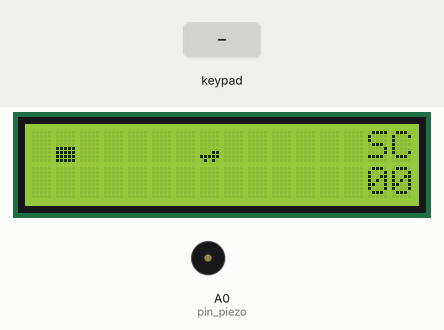
This sketch was run on a simulated Arduino Uno, built with avr-gcc and run on an emulated ATmega328P. On the bench: 16×2 character LCD, buzzer (waves = sounding). The inputs (shaded band) are chosen by the test bench. Random numbers use the default seed unless the sketch sets one; what the sketch prints to the serial monitor is not drawn.

Above: at 1.5 s.
1.6 s: key '8' pressed
At 2.0 s:
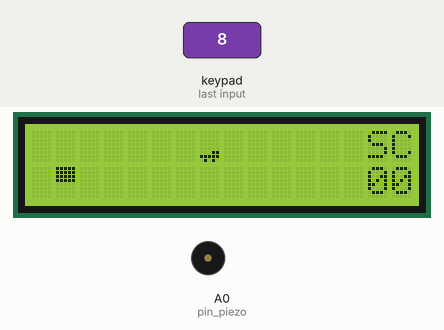
4.2 s: key '0' pressed
At 5.8 s:
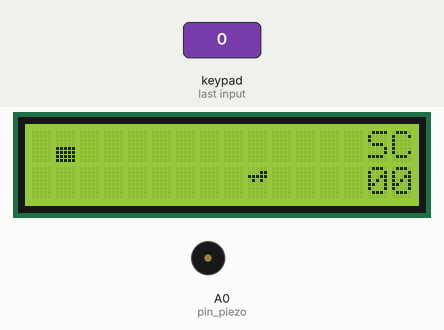
6.8 s: keypad keys 8 7 6 5 # pressed 0.4 s apart
At 8.8 s:
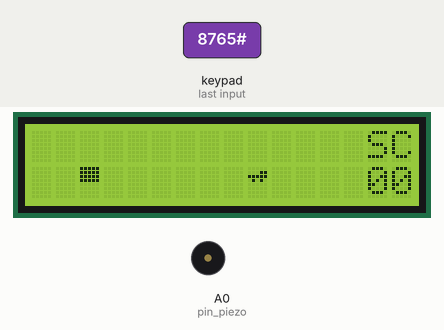
10.3 s: keypad keys 8 7 6 5 * pressed 0.4 s apart
At 12.3 s:
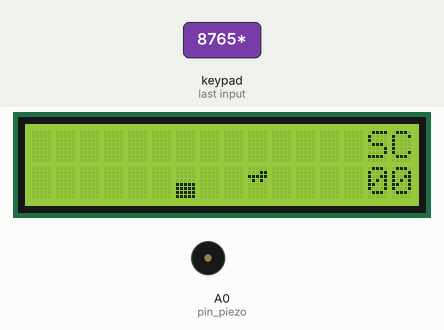
13.8 s: key '2' pressed
At 14.2 s:
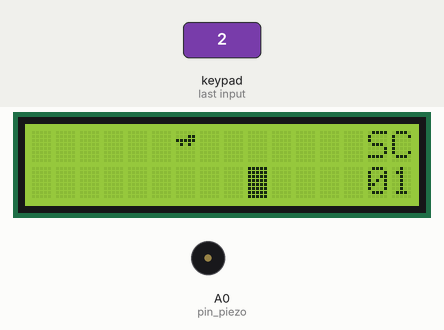
Timing chart, 0 to 17.4 s (numbered marks = the images above; inputs shaded):
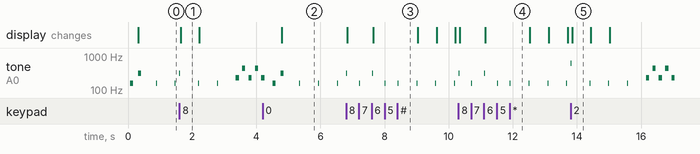

Measured:
- after the input at 1.6 s, the display: changes at once (image 1)
- after the input at 4.2 s, the display: changes after 0.59 s (image 2)
- after the input at 6.8 s, the display: first changes at once (image 3 shows a later state)
- by itself, tone on A0 (pin_piezo): plays 622 Hz for 0.03 s, 156 Hz for 0.03 s, 156 Hz for 0.03 s, 156 Hz for 0.03 s, 233 Hz for 0.10 s, 440 Hz for 0.10 s … (9 notes in this stretch)
- what the display in image 1 shows lasts 0.6 s, from 1.6 s to 2.2 s

The sketch:

Snake.ino
```cpp
#include <LiquidCrystal.h>
#include <Keypad.h>

//upper snake in 8x5
byte up[] = {
  B11111,
  B11111,
  B11111,
  B11111,
  B00000,
  B00000,
  B00000,
  B00000
};

//lower snake in 8x5
byte down[] = {
  B00000,
  B00000,
  B00000,
  B00000,
  B11111,
  B11111,
  B11111,
  B11111
};

//full snake in 8x5
byte full[] = {
  B11111,
  B11111,
  B11111,
  B11111,
  B11111,
  B11111,
  B11111,
  B11111
};

//upper food in 8x5
byte food_up[] = {
  B00000,
  B00011,
  B11111,
  B01010,
  B00000,
  B00000,
  B00000,
  B00000
};

//lower food in 8x5
byte food_down[] = {
  B00000,
  B00000,
  B00000,
  B00000,
  B00000,
  B00011,
  B11111,
  B01010
};

//snake above food in 8x5
byte snake_up_food_down[] = {
  B11111,
  B11111,
  B11111,
  B11111,
  B00000,
  B00011,
  B11111,
  B01010
};

//snake below food in 8x5
byte snake_down_food_up[] = {
  B00000,
  B00011,
  B11111,
  B01010,
  B11111,
  B11111,
  B11111,
  B11111
};

//keypad init
const int ROW_NUM = 4; //four rows
const int COLUMN_NUM = 3; //three columns (ignoring the 4th)
char keys[ROW_NUM][COLUMN_NUM] = {
  {'1','2','3'},
  {'4','5','6'},
  {'7','8','9'},
  {'*','0','#'}
};
byte pin_rows[ROW_NUM] = {8, 7, 6, 5};
byte pin_column[COLUMN_NUM] = {4, 3, 2};
Keypad keypad = Keypad(makeKeymap(keys), pin_rows, pin_column, ROW_NUM, COLUMN_NUM);

//LCD init
LiquidCrystal lcd(A4, A5, 9, 10, 11, A3);

//pins
const int pin_piezo = A0;

//game matrix (score excluded)
const int X = 14;
const int Y = 4;
int matrix[X][Y] = {{0}};

//max snake length (and win condition)
const int MAX_LENGTH = 42;
//snake position
int snakeX[MAX_LENGTH] = {0};
int snakeY[MAX_LENGTH] = {0};
int moveX = 0; //X movement in this moment
int moveY = 0; //Y movement in this moment

//state variables
char key;
int counter = 0;
int score = 0;
bool failure = false;

//displaying the game matrix
//empty	== 0
//snake	== 1
//food	== 2
void display(){
  for(int j=0; j<Y; j+=2){
    for(int i=0; i<X; i++){
      if(j == 0){
      	lcd.setCursor(i,0);
      }
      else{
        lcd.setCursor(i,1);
      }
      if(matrix[i][j] == 0 && matrix[i][j+1] == 0){
        lcd.print(' ');
      }
      else if(matrix[i][j] == 1 && matrix[i][j+1] == 0){
        lcd.write(byte(0));
      }
      else if(matrix[i][j] == 0 && matrix[i][j+1] == 1){
        lcd.write(byte(1));
      }
      else if(matrix[i][j] == 1 && matrix[i][j+1] == 1){
        lcd.write(byte(2));
      }
      else if(matrix[i][j] == 2 && matrix[i][j+1] == 0){
        lcd.write(byte(3));
      }
      else if(matrix[i][j] == 0 && matrix[i][j+1] == 2){
        lcd.write(byte(4));
      }
      else if(matrix[i][j] == 1 && matrix[i][j+1] == 2){
        lcd.write(byte(5));
      }
      else if(matrix[i][j] == 2 && matrix[i][j+1] == 1){
        lcd.write(byte(6));
      }
    }
  }
}

//displaying the score ("SC" + 2 digits)
void display_score(){
  char tmp;
  lcd.setCursor(14,0);
  lcd.print('S');
  lcd.setCursor(15,0);
  lcd.print('C');
  lcd.setCursor(14,1);
  tmp = '0' + ((score%100)/10);
  lcd.print(tmp);
  lcd.setCursor(15,1);
  tmp = '0' + ((score%10));
  lcd.print(tmp);
}

//generating 1 food in random place
void random_food(){
  int randX = 0;
  int randY = 0;
  //making sure that new food does not spawn on the snake
  do{
  	randX = random(0, X);
  	randY = random(0, Y);
  }while(matrix[randX][randY] != 0);
  matrix[randX][randY] = 2;
}

//resetting the game
void game_reset(){
  //cleaning up
  moveX = 0;
  moveY = 0;
  score = 0;
  failure = false;
  for(int j=0; j<Y; j++){
    for(int i=0; i<X; i++){
      matrix[i][j] = 0;
    }
  }
  for(int i=0; i<MAX_LENGTH; i++){
    snakeX[i] = -1;
    snakeY[i] = -1;
  }
  //initial snake position
  snakeX[0] = 1;
  snakeY[0] = 1;
  matrix[snakeX[0]][snakeY[0]] = 1;
  //initial movement is staying still
  moveX = 0;
  moveY = 0;
  //first food
  random_food();
  tone(pin_piezo, 156, 100);
  delay(250);
  tone(pin_piezo, 311, 100);
}

void make_move(){
  int nextX = snakeX[0] + moveX;
  int nextY = snakeY[0] + moveY;
  int tmpX, tmpY;

  if(nextX < 0 || nextX >= X || nextY < 0 || nextY >= Y || (matrix[nextX][nextY] == 1 && (moveX != 0 || moveY != 0))){
    //failure conditions fulfilled
    failure = true;
  }
  else{
    if(matrix[nextX][nextY] == 2){
      //eating
      tone(pin_piezo, 622, 30);
      score++;
      for(int i=0; i<=score; i++){
        matrix[nextX][nextY] = 1;
        tmpX = snakeX[i];
        tmpY = snakeY[i];
      	snakeX[i] = nextX;
      	snakeY[i] = nextY;
        nextX = tmpX;
        nextY = tmpY;
      }
      //1 new food
      random_food();
    }
    else{
      //regular movement
      for(int i=0; i<=score; i++){
        matrix[snakeX[i]][snakeY[i]] = 0;
        matrix[nextX][nextY] = 1;
        tmpX = snakeX[i];
        tmpY = snakeY[i];
      	snakeX[i] = nextX;
      	snakeY[i] = nextY;
        nextX = tmpX;
        nextY = tmpY;
      }
    }
  }
}

void setup() {
  //debug serial output
  Serial.begin(9600);

  //piezo init
  pinMode(pin_piezo, OUTPUT);

  //lcd init
  pinMode(A3, OUTPUT);
  pinMode(A4, OUTPUT);
  pinMode(A5, OUTPUT);
  lcd.begin(16, 2);
  lcd.setCursor(0,0);

  //loading graphics 8x5 for LCD
  lcd.createChar(0, up);
  lcd.createChar(1, down);
  lcd.createChar(2, full);
  lcd.createChar(3, food_up);
  lcd.createChar(4, food_down);
  lcd.createChar(5, snake_up_food_down);
  lcd.createChar(6, snake_down_food_up);

  //(re)setting the game
  game_reset();
}

//main logic loop
void loop() {
  display_score();
  display();
  counter = 0;

  //waiting for input for 0.5s, if nothing then auto move
  while( (key = keypad.getKey()) == NO_KEY && counter < 500 ){
    delay(1);
    counter++;
  }
  if(key == NO_KEY){
    key = 'M';
  }
  Serial.println(key); //DEBUG / MOVE LOG

  if(score >= MAX_LENGTH){
    //WIN
    tone(pin_piezo, 392, 200);
    delay(300);
    tone(pin_piezo, 330, 200);
    delay(300);
    tone(pin_piezo, 392, 200);
    delay(300);
    tone(pin_piezo, 330, 200);
    delay(300);
    tone(pin_piezo, 392, 200);

    while(key != '0'){
      key = keypad.waitForKey();
    };
    delay(300);
    game_reset();
  }
  else if(key == '0' || failure == true){
    //DEFEAT
    tone(pin_piezo, 233, 100);
    delay(200);
    tone(pin_piezo, 440, 100);
    delay(200);
    tone(pin_piezo, 233, 100);
    delay(200);
    tone(pin_piezo, 440, 100);
    delay(200);
    tone(pin_piezo, 233, 100);

    while(key != '0'){
      key = keypad.waitForKey();
    };
    delay(300);
    game_reset();
  }
  else if(key == '2'){
    //moving up
    tone(pin_piezo, 311, 30);
    moveX = 0;
    moveY = -1;
    make_move();
  }
  else if(key == '6'){
    //moving right
    tone(pin_piezo, 311, 30);
    moveX = 1;
    moveY = 0;
    make_move();
  }
  else if(key == '8'){
    //moving down
    tone(pin_piezo, 311, 30);
    moveX = 0;
    moveY = 1;
    make_move();
  }
  else if(key == '4'){
    //moving left
    tone(pin_piezo, 311, 30);
    moveX = -1;
    moveY = 0;
    make_move();
  }
  else if(key == 'M'){
    //auto move (nothing pressed)
    tone(pin_piezo, 156, 30);
    make_move();
  }
  else{
    //wrong key
    tone(pin_piezo, 156, 30);
  }
  delay(30);
}
 
```
